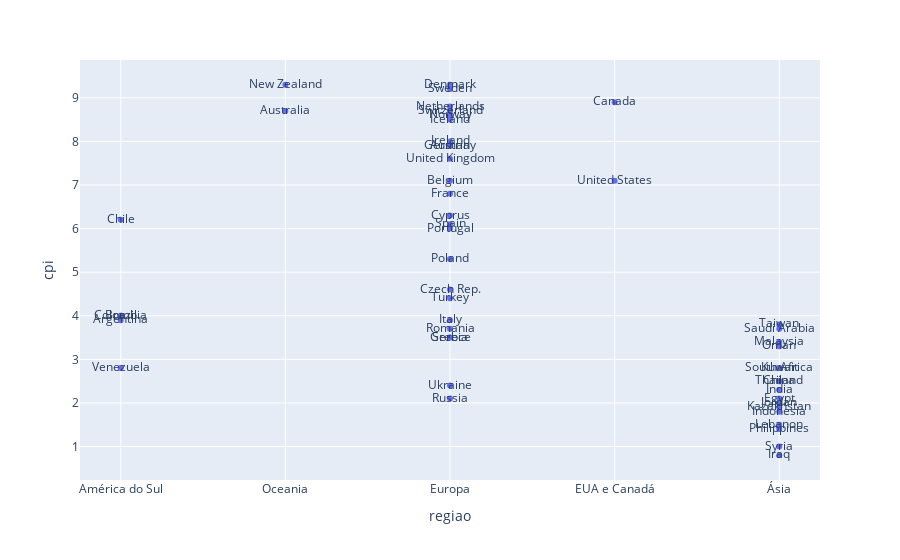

Write notebook code for a chart like this one.
### Code cell
import plotly.express as px

fig = px.scatter(corrupcao, x='regiao', y='cpi', text='pais')
#fig.add_trace(go.Scatter(y='cpi_y', mode='lines'))

fig.show()

### Figure 1 — Plotly figure (JSON) as saved in the notebook; plotly's stock layout.template omitted (floating-point values rounded to 4 significant figures)
{"data": [{"hovertemplate": "regiao=%{x}<br>cpi=%{y}<br>pais=%{text}<extra></extra>", "legendgroup": "", "marker": {"color": "#636efa", "symbol": "circle"}, "mode": "markers+text", "name": "", "orientation": "v", "showlegend": false, "text": ["Argentina", "Brazil", "Chile", "Colombia", "Venezuela", "Australia", "New Zealand", "Austria", "Belgium", "Cyprus", "Czech Rep.", "Denmark", "France", "Germany", "Greece", "Iceland", "Ireland", "Italy", "Netherlands", "Norway", "Poland", "Portugal", "Romania", "Russia", "Serbia", "Spain", "Sweden", "Switzerland", "Turkey", "Ukraine", "United Kingdom", "Canada", "United States", "China", "Egypt", "India", "Indonesia", "Kazakhstan", "Kuwait", "Lebanon", "Malaysia", "Oman", "Philippines", "Saudi Arabia", "South Africa", "Taiwan", "Thailand", "Jordan", "Syria", "Iraq"], "type": "scatter", "x": ["América do Sul", "América do Sul", "América do Sul", "América do Sul", "América do Sul", "Oceania", "Oceania", "Europa", "Europa", "Europa", "Europa", "Europa", "Europa", "Europa", "Europa", "Europa", "Europa", "Europa", "Europa", "Europa", "Europa", "Europa", "Europa", "Europa", "Europa", "Europa", "Europa", "Europa", "Europa", "Europa", "Europa", "EUA e Canadá", "EUA e Canadá", "Ásia", "Ásia", "Ásia", "Ásia", "Ásia", "Ásia", "Ásia", "Ásia", "Ásia", "Ásia", "Ásia", "Ásia", "Ásia", "Ásia", "Ásia", "Ásia", "Ásia"], "xaxis": "x", "y": [3.9, 4, 6.2, 4, 2.8, 8.7, 9.3, 7.9, 7.1, 6.3, 4.6, 9.3, 6.8, 7.9, 3.5, 8.5, 8, 3.9, 8.8, 8.6, 5.3, 6, 3.7, 2.1, 3.5, 6.1, 9.2, 8.7, 4.4, 2.4, 7.6, 8.9, 7.1, 2.5, 2.1, 2.3, 1.8, 1.9, 2.8, 1.5, 3.4, 3.3, 1.4, 3.7, 2.8, 3.8, 2.5, 2, 1, 0.8], "yaxis": "y"}], "layout": {"legend": {"tracegroupgap": 0}, "margin": {"t": 60}, "xaxis": {"anchor": "y", "domain": [0, 1], "title": {"text": "regiao"}}, "yaxis": {"anchor": "x", "domain": [0, 1], "title": {"text": "cpi"}}}}
